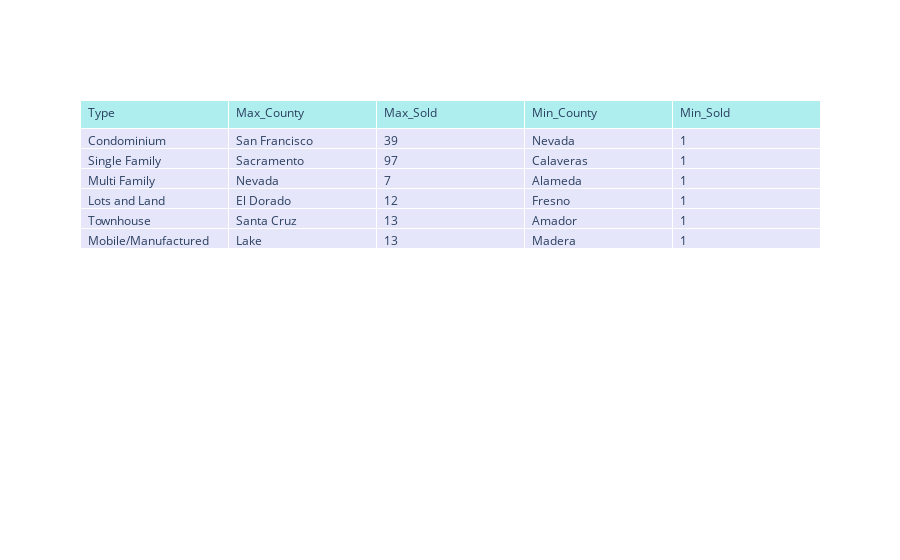

Notebook code cell kept with this figure:
### Code cell
fig = go.Figure(data=[go.Table(
    header=dict(values=list(df_max_min.columns),
                fill_color='paleturquoise',
                align='left'),
    cells=dict(values=[df_max_min['Type'], df_max_min['Max_County'], df_max_min['Max_Sold'],
                       df_max_min['Min_County'],df_max_min['Min_Sold']],     
               fill_color='lavender',
               align='left'))
])

fig.show()

### Figure 1 — Plotly figure (JSON) as saved in the notebook; plotly's stock layout.template omitted (floating-point values rounded to 4 significant figures)
{"data": [{"cells": {"align": "left", "fill": {"color": "lavender"}, "values": [["Condominium", "Single Family", "Multi Family", "Lots and Land", "Townhouse", "Mobile/Manufactured"], ["San Francisco", "Sacramento", "Nevada", "El Dorado", "Santa Cruz", "Lake"], [39, 97, 7, 12, 13, 13], ["Nevada", "Calaveras", "Alameda", "Fresno", "Amador", "Madera"], [1, 1, 1, 1, 1, 1]]}, "header": {"align": "left", "fill": {"color": "paleturquoise"}, "values": ["Type", "Max_County", "Max_Sold", "Min_County", "Min_Sold"]}, "type": "table"}], "layout": {}}
